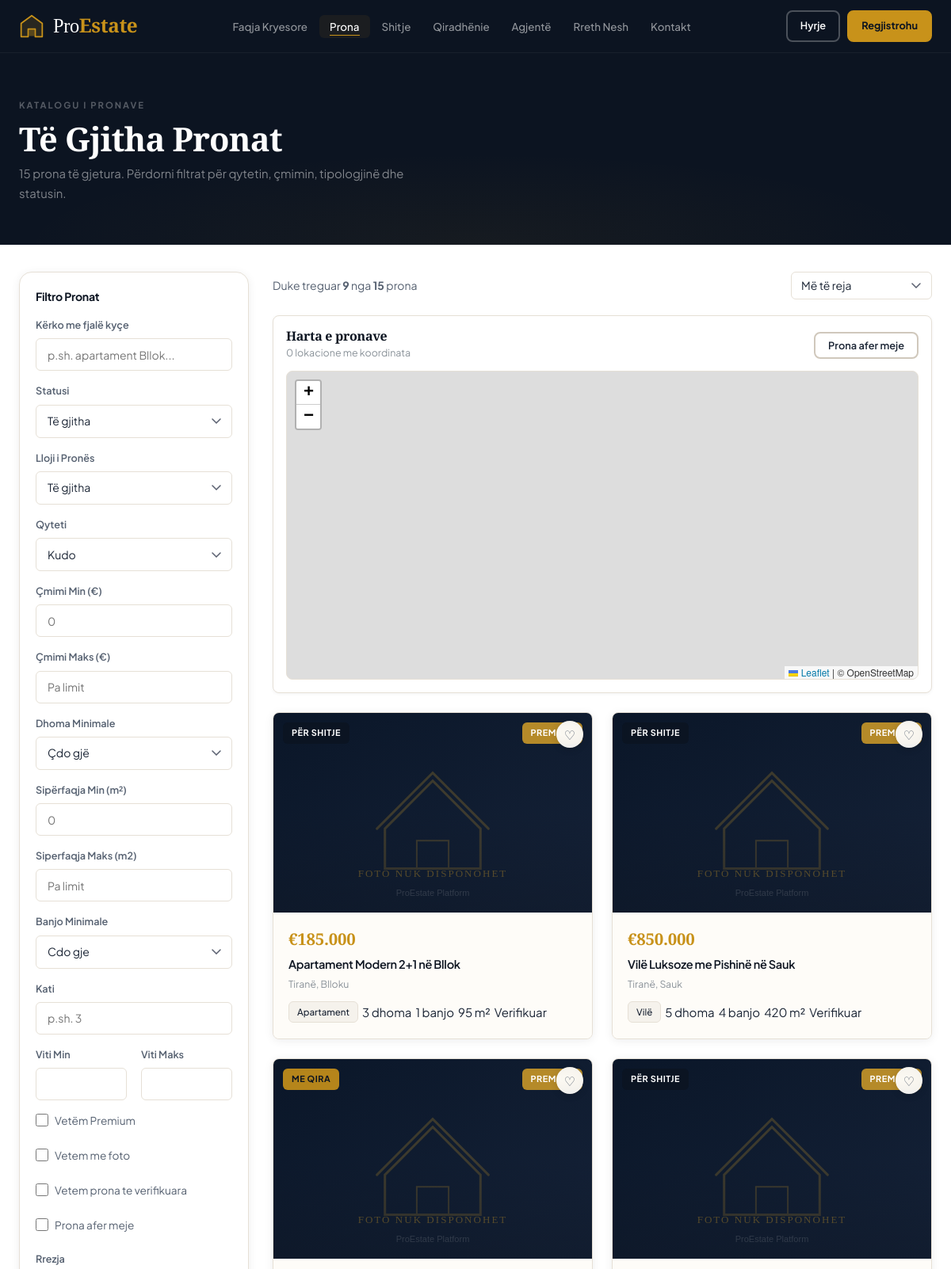
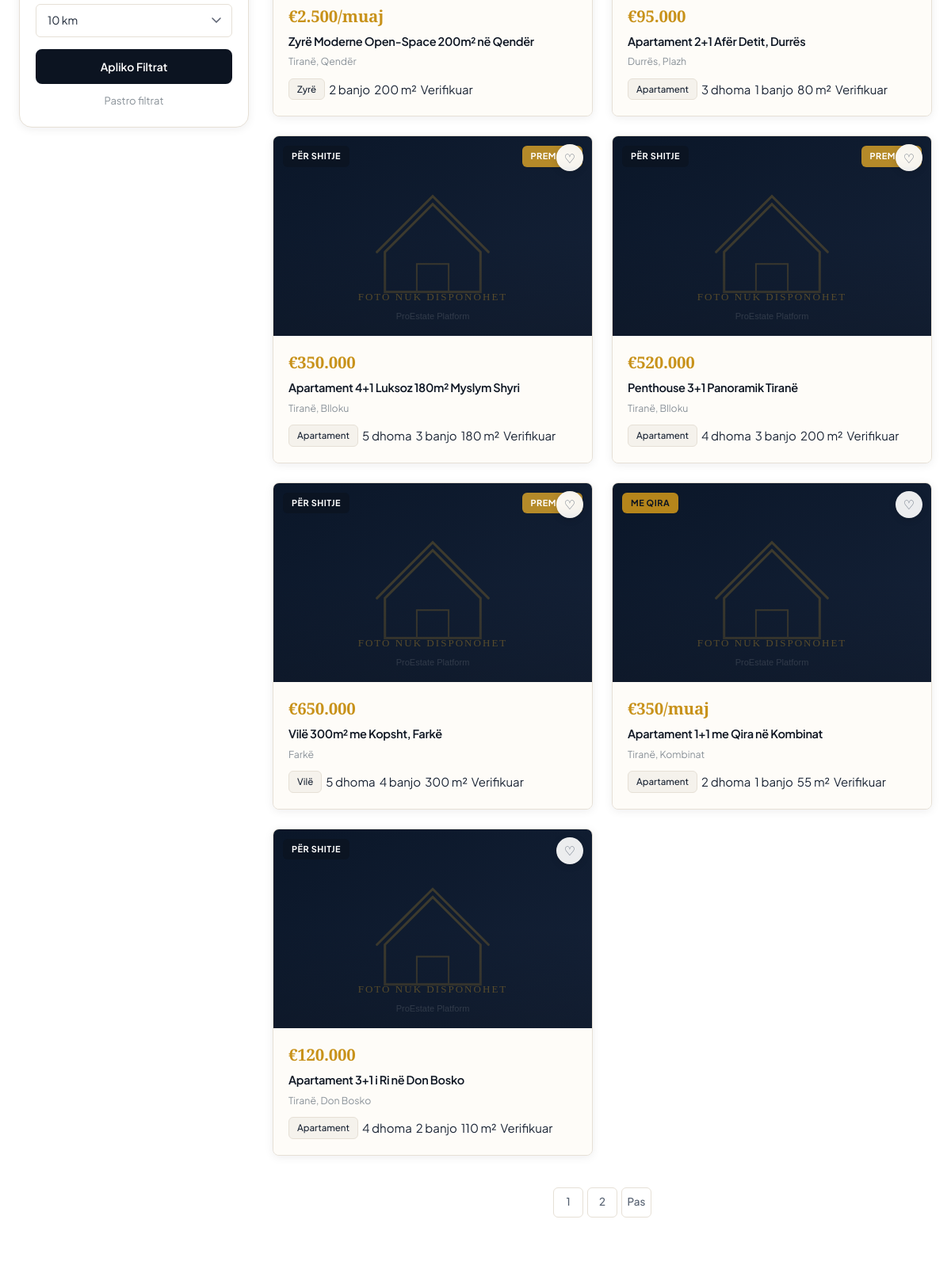
/properties.php (upper part), run on the app's committed database (2 pictures, top to bottom).
### tables this page shows
CREATE TABLE IF NOT EXISTS `properties` (
  `id`           INT UNSIGNED     NOT NULL AUTO_INCREMENT,
  `title`        VARCHAR(300)     NOT NULL,
  `description`  TEXT             NOT NULL,
  `type`         ENUM('apartment','house','villa','commercial','office','land','garage') NOT NULL,
  `status`       ENUM('for_sale','for_rent','sold','rented') NOT NULL DEFAULT 'for_sale',
  `price`        DECIMAL(12,2)    NOT NULL,
  `price_period` ENUM('total','monthly','yearly') NOT NULL DEFAULT 'total',
  `area`         DECIMAL(10,2)    DEFAULT NULL COMMENT 'm2',
  `rooms`        TINYINT UNSIGNED DEFAULT 0,
  `bathrooms`    TINYINT UNSIGNED DEFAULT 0,
  `floor`        SMALLINT         DEFAULT NULL,
  `total_floors` SMALLINT         DEFAULT NULL,
  `year_built`   SMALLINT         DEFAULT NULL,
  `address`      VARCHAR(500)     NOT NULL,
  `city`         VARCHAR(100)     NOT NULL,
  `neighborhood` VARCHAR(200)     DEFAULT NULL,
  `latitude`     DECIMAL(10,8)    DEFAULT NULL,
  `longitude`    DECIMAL(11,8)    DEFAULT NULL,
  `owner_id`     INT UNSIGNED     NOT NULL,
  `agent_id`     INT UNSIGNED     DEFAULT NULL,
  `is_featured`  TINYINT(1)       NOT NULL DEFAULT 0,
  `is_active`    TINYINT(1)       NOT NULL DEFAULT 1,
  `approval_status` ENUM('pending','approved','rejected') NOT NULL DEFAULT 'approved',
  `is_verified`  TINYINT(1)       NOT NULL DEFAULT 1,
  `approved_at`  DATETIME         DEFAULT NULL,
  `approved_by`  INT UNSIGNED     DEFAULT NULL,
  `views`        INT UNSIGNED     NOT NULL DEFAULT 0,
  `created_at`   TIMESTAMP        NOT NULL DEFAULT CURRENT_TIMESTAMP,
  `updated_at`   TIMESTAMP        NOT NULL DEFAULT CURRENT_TIMESTAMP ON UPDATE CURRENT_TIMESTAMP,
  PRIMARY KEY (`id`),
  KEY `idx_city` (`city`),
  KEY `idx_type` (`type`),
  KEY `idx_status` (`status`),
  KEY `idx_price` (`price`),
  KEY `idx_featured` (`is_featured`),
  KEY `idx_active` (`is_active`),
  KEY `idx_approval` (`approval_status`),
  KEY `idx_verified` (`is_verified`),
  KEY `idx_owner` (`owner_id`),
  KEY `idx_agent` (`agent_id`),
  FULLTEXT KEY `ft_search` (`title`, `description`, `address`, `city`, `neighborhood`),
  CONSTRAINT `fk_prop_owner` FOREIGN KEY (`owner_id`) REFERENCES `users` (`id`) ON DELETE CASCADE,
  CONSTRAINT `fk_prop_agent` FOREIGN KEY (`agent_id`) REFERENCES `users` (`id`) ON DELETE SET NULL,
  CONSTRAINT `fk_prop_approved_by` FOREIGN KEY (`approved_by`) REFERENCES `users` (`id`) ON DELETE SET NULL
);

### properties.php (the view, shortened to what the rows shown need)
<?php
require_once __DIR__ . '/includes/db.php';
require_once __DIR__ . '/includes/security.php';
require_once __DIR__ . '/includes/functions.php';
$status     = in_array($_GET['status'] ?? '', ['for_sale','for_rent','sold','rented']) ? $_GET['status'] : '';
$city       = sanitize($_GET['city'] ?? '');
$q          = sanitize($_GET['q'] ?? '');
$near_me    = isset($_GET['near_me']) ? 1 : 0;
$user_lat   = isset($_GET['lat']) ? (float)$_GET['lat'] : null;
$user_lng   = isset($_GET['lng']) ? (float)$_GET['lng'] : null;
$sort       = in_array($_GET['sort'] ?? '', ['price_asc','price_desc','newest','oldest','area_asc','area_desc','popular','distance']) ? ($_GET['sort'] ?? '') : 'newest';
$per_page   = 9;
$page       = max(1, (int)($_GET['page'] ?? 1));
$where   = ["p.is_active = 1", "p.approval_status = 'approved'"];
$params  = [];
$where_sql = implode(' AND ', $where);
$order_map = [
    'price_asc'  => 'p.price ASC',
    'price_desc' => 'p.price DESC',
    'newest'     => 'p.created_at DESC',
    'oldest'     => 'p.created_at ASC',
    'area_asc'   => 'p.area ASC',
    'area_desc'  => 'p.area DESC',
    'popular'    => 'p.views DESC',
    'distance'   => ($near_me && $user_lat !== null && $user_lng !== null) ? 'distance_km ASC' : 'p.created_at DESC',
];
$order_sql = $order_map[$sort] ?? 'p.created_at DESC';
$total  = db_count("SELECT COUNT(*) FROM properties p WHERE {$where_sql}", $params);
$paging = paginate($total, $per_page, $page);
$distance_select = '';
$fetch_params = $params;
$props  = db_rows(
    "SELECT p.*, pi.filename AS primary_img{$distance_select}
     FROM properties p
     LEFT JOIN property_images pi ON pi.property_id = p.id AND pi.is_primary = 1
     WHERE {$where_sql}
     ORDER BY p.is_featured DESC, {$order_sql}
     LIMIT {$paging['per_page']} OFFSET {$paging['offset']}",
    $fetch_params
);
$fav_ids = [];
$extra_head = '<link rel="stylesheet" href="https://unpkg.com/leaflet@1.9.4/dist/leaflet.css">';
require __DIR__ . '/templates/header.php';
?>
<header class="page-header">
  <div class="container page-header__inner">
    <h1>
      <?php if ($q): ?>Rezultate për "<?= e($q) ?>"
      <?php elseif ($status && $city): ?><?= property_status_label($status) ?> në <?= e($city) ?>
      <?php elseif ($status): ?>Prona <?= property_status_label($status) ?>
      <?php elseif ($city): ?>Prona në <?= e($city) ?>
      <?php else: ?>Të Gjitha Pronat<?php endif; ?>
    </h1>
  </div>
</header>
<div class="container listing-layout">
    <div>
      <?php if (empty($props)): ?>
      <div class="card card-body empty-state">
        <h3>Asnjë pronë nuk u gjet</h3>
        <p>Ndryshoni filtrat dhe provoni sërish.</p>
        <a href="<?= SITE_URL ?>/properties.php" class="btn btn--navy" style="margin-top:16px;">Pastro Filtrat</a>
      </div>
      <?php else: ?>
      <div class="properties-grid">
        <?php foreach ($props as $p):
          $img    = $p['primary_img']
            ? SITE_URL . '/uploads/properties/' . $p['primary_img']
            : SITE_URL . '/assets/images/property-placeholder.svg';
          $price  = format_price((float)$p['price'], $p['price_period']);
          $scode  = $p['status']==='for_sale' ? 'sale' : ($p['status']==='for_rent' ? 'rent' : 'other');
          $is_fav = in_array($p['id'], $fav_ids);
        ?>
        <div class="property-card" data-id="<?= $p['id'] ?>">
          <a href="<?= SITE_URL ?>/property.php?id=<?= $p['id'] ?>" class="property-card__img-wrap">
            <img src="<?= e($img) ?>" alt="<?= e($p['title']) ?>" loading="lazy">
            <span class="badge badge--<?= $scode ?>"><?= property_status_label($p['status']) ?></span>
            <?php if ($p['is_featured']): ?>
            <span class="badge" style="left:auto;right:12px;background:rgba(200,151,42,.9);color:#fff;">Premium</span>
            <?php endif; ?>
            <button class="btn-fav <?= $is_fav ? 'active' : '' ?>"
                    data-id="<?= $p['id'] ?>" onclick="toggleFav(event,<?= $p['id'] ?>)"><?= $is_fav ? '♥' : '♡' ?></button>
          </a>
          <div class="property-card__body">
            <div class="property-card__price"><?= $price ?></div>
            <h3 class="property-card__title"><a href="<?= SITE_URL ?>/property.php?id=<?= $p['id'] ?>"><?= e($p['title']) ?></a></h3>
            <div class="property-card__location"><?= e($p['city']) ?><?= $p['neighborhood'] ? ', '.e($p['neighborhood']) : '' ?></div>
            <div class="property-card__meta">
              <span class="meta-tag"><?= property_type_label($p['type']) ?></span>
              <?php if ($p['rooms']): ?><span><?= $p['rooms'] ?> dhoma</span><?php endif; ?>
              <?php if ($p['bathrooms']): ?><span><?= $p['bathrooms'] ?> banjo</span><?php endif; ?>
              <?php if ($p['area']): ?><span><?= format_area($p['area']) ?></span><?php endif; ?>
              <?php if (!empty($p['is_verified'])): ?><span>Verifikuar</span><?php endif; ?>
            </div>
          </div>
        </div>
        <?php endforeach; ?>
      </div>
      <?php endif; ?>
    </div>
</div>
<?php require __DIR__ . '/templates/footer.php'; ?>

### data on the page
properties: status "PËR SHITJE", is_featured "PREMIUM", price "€185.000", title "Apartament Modern 2+1 në Bllok", city "Tiranë", neighborhood "Blloku", type "Apartament", rooms "3", bathrooms "1", area "95 m²", is_verified "Verifikuar"
properties: status "PËR SHITJE", is_featured "PREMIUM", price "€850.000", title "Vilë Luksoze me Pishinë në Sauk", city "Tiranë", neighborhood "Sauk", type "Vilë", rooms "5", bathrooms "4", area "420 m²", is_verified "Verifikuar"
properties: status "ME QIRA", is_featured "PREMIUM", price "€2.500/muaj", title "Zyrë Moderne Open-Space 200m² në Qendër", city "Tiranë", neighborhood "Qendër", type "Zyrë", bathrooms "2", area "200 m²", is_verified "Verifikuar"
properties: status "PËR SHITJE", is_featured "PREMIUM", price "€95.000", title "Apartament 2+1 Afër Detit, Durrës", city "Durrës", neighborhood "Plazh", type "Apartament", rooms "3", bathrooms "1", area "80 m²", is_verified "Verifikuar"
properties: status "PËR SHITJE", is_featured "PREMIUM", price "€350.000", title "Apartament 4+1 Luksoz 180m² Myslym Shyri", city "Tiranë", neighborhood "Blloku", type "Apartament", rooms "5", bathrooms "3", area "180 m²", is_verified "Verifikuar"
properties: status "PËR SHITJE", is_featured "PREMIUM", price "€520.000", title "Penthouse 3+1 Panoramik Tiranë", city "Tiranë", neighborhood "Blloku", type "Apartament", rooms "4", bathrooms "3", area "200 m²", is_verified "Verifikuar"
properties: status "PËR SHITJE", is_featured "PREMIUM", price "€650.000", title "Vilë 300m² me Kopsht, Farkë", city "Farkë", type "Vilë", rooms "5", bathrooms "4", area "300 m²", is_verified "Verifikuar"
properties: status "ME QIRA", price "€350/muaj", title "Apartament 1+1 me Qira në Kombinat", city "Tiranë", neighborhood "Kombinat", type "Apartament", rooms "2", bathrooms "1", area "55 m²", is_verified "Verifikuar"
properties: status "PËR SHITJE", price "€120.000", title "Apartament 3+1 i Ri në Don Bosko", city "Tiranë", neighborhood "Don Bosko", type "Apartament", rooms "4", bathrooms "2", area "110 m²", is_verified "Verifikuar"

### other printed values
$total "15"
count($props) "9"
count($map_props) "0"
form field radius "10 km"
